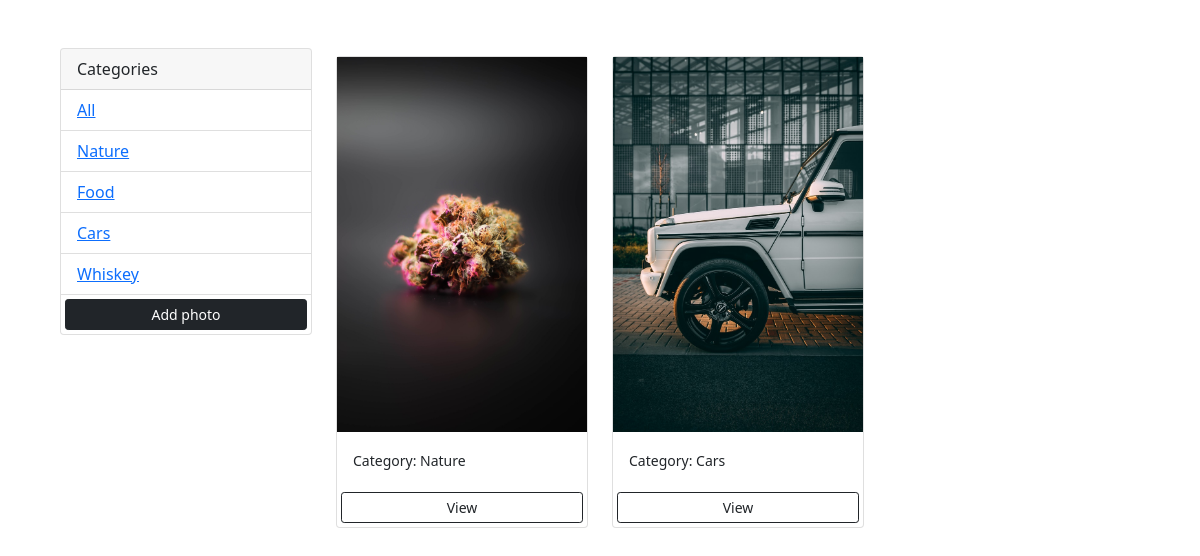
Before: / with the older database file.
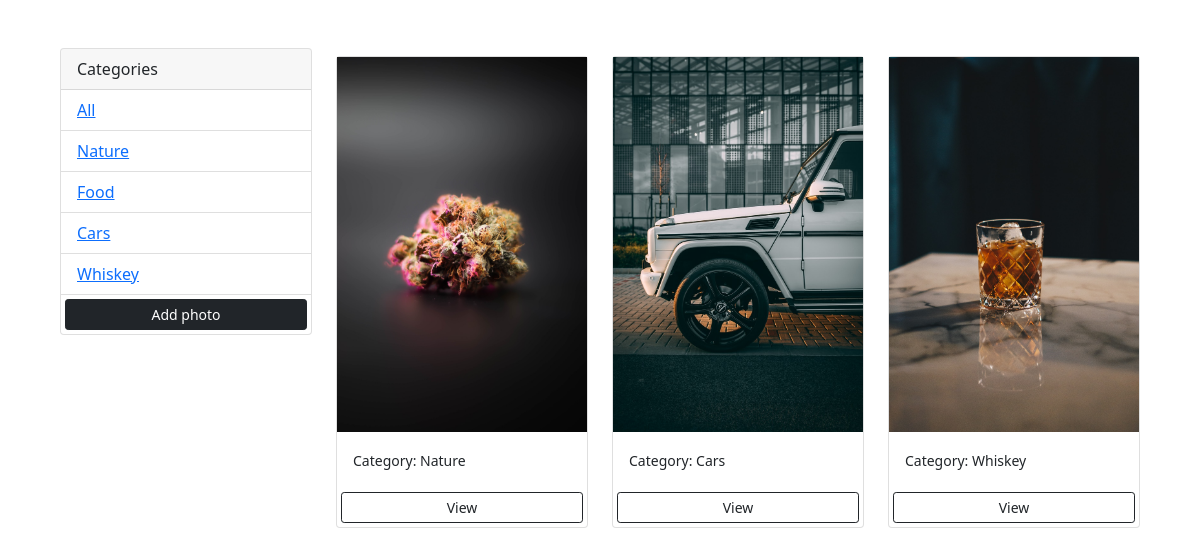
After: the same page with the newer database file.
### snaps/models.py (models this page shows, shortened)
class Category(models.Model):
    name = models.CharField(max_length=100, null=False, blank=False)

class Snaps(models.Model):
    category = models.ForeignKey(Category, on_delete=models.SET_NULL, null=True , blank=True)
    image = models.ImageField(null=False, blank=False)
    name = models.TextField()

### snaps/views.py (the view)
# urls.py: path('',views.gallery, name='gallery'),
def gallery(request):
    category = request.GET.get('category')
    if category == None:
     snaps = Snaps.objects.all()
    else:
        snaps = Snaps.objects.filter(category__name=category)
    categories = Category.objects.all()
    context = {'categories' : categories, 'snaps':snaps}
    return render(request,'snaps/gallery.html', context)

### snaps/templates/snaps/gallery.html (shortened to what this page needs)
<!DOCTYPE html>
<html lang="en">
<head>
    <link href="https://cdn.jsdelivr.net/npm/bootstrap@5.1.3/dist/css/bootstrap.min.css" rel="stylesheet">
</head>
<body class="m-5">
    <div class="container">
        <div class="row">
            <div class="col-md-3">
                <div class="card">
                    <div class="card-header">
                        Categories
                    </div>
                    <ul class="list-group list-group-flush">
                        <li class="list-group-item">
                            <a href="{% url 'gallery' %}">All</a>
                        </li>
                        {% for category in categories %}
                        <li class=" list-group-item">
                            <a href="{% url 'gallery' %}?category={{category.name}}">
                                {{category.name}}
                            </a>
                        </li>
                        {% endfor %}
                        <a class="btn btn-dark btn-block btn-sm m-1" href="{% url 'add' %}">Add photo</a>
                    </ul>
                </div>
            </div>
            <div class="col-md-9">
                <div class="row">
                    {% for snap in snaps %}
                    <div class="col-md-4">
                        <div class="card my-2">
                            <img class="image-thumbail" src="{{snap.image.url}}" alt="Card image cap">
                            <div class="card-body">
                                <small>Category: {{snap.category.name}}</small>
                            </div>
                            <a href="{% url 'snap' snap.id %}" class="btn btn-outline-dark btn-sm m-1">View</a>
                        </div>
                    </div>
                    {% empty %}
                    <h3>No photos...</h3>
                    {% endfor %}
                </div>
            </div>
        </div>
    </div>
</body>
</html>

Changed rows visible on the page:
added Snaps: image (picture), category.name "Whiskey"
